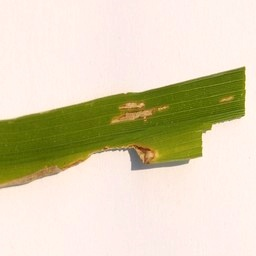
#> input picture dataset/leaf_training/bad_bacterial_blight/bacterial_blight_leaf_1_contrast.jpg, 256 x 256 px
$ python -i fast_leaf_predict.py   (imports and definitions only)   (older library calls are emulated)
#> lines starting #> are read from the running program, lines starting #| are printed output that depends on the picture; after the words box and inside, x2 and y2 are one past the last pixel; in counts of white or black regions, pixels touching at a corner belong together
#> further down, picture is the input picture: shape (256, 256, 3); mean B, G, R 181.1, 209.4, 218.9
import os
import sys
import json
import pickle
import cv2
import numpy as np

# Load trained Random Forest model
MODEL_PATH = os.path.join(os.path.dirname(__file__), '..', 'models', 'leaf_rf_model.pkl')

# [4 lines not run here, left out]

def extract_features(img):
    img_rgb = cv2.cvtColor(img, cv2.COLOR_BGR2RGB).astype(np.float32) / 255.0
    r = img_rgb[:, :, 0]
    g = img_rgb[:, :, 1]
    b = img_rgb[:, :, 2]

    total = r + g + b + 1e-6
    rn = r / total
    gn = g / total
    bn = b / total
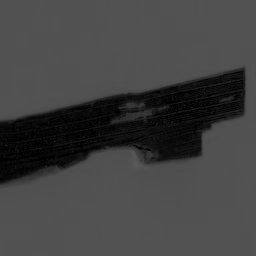
#> bn: shape (256, 256) float32; min 0, max 0.355, mean 0.26

    mean_r = float(np.mean(rn))
#> mean_r = 0.373
    mean_g = float(np.mean(gn))
#> mean_g = 0.366
    mean_b = float(np.mean(bn))
#> mean_b = 0.26
    std_r = float(np.std(rn))
#> std_r = 0.0439
    std_g = float(np.std(gn))
#> std_g = 0.0699
    std_b = float(np.std(bn))
#> std_b = 0.111

    exg = float(np.mean(2 * gn - rn - bn))
#> exg = 0.0994
    exr = float(np.mean(1.4 * rn - gn))
#> exr = 0.156
    ngrdi = float(np.mean((gn - rn) / (gn + rn + 1e-6)))
#> ngrdi = -0.0141
    gli = float(np.mean((2 * gn - rn - bn) / (2 * gn + rn + bn + 1e-6)))
#> gli = 0.0656
    vari = float(np.mean((gn - rn) / (gn + rn - bn + 1e-6)))
#> vari = -0.0339
    chlo_ratio = float(np.mean(gn / (rn + bn + 1e-6)))
#> chlo_ratio = 0.602

    brown_mask = (r > 0.30) & (r > g * 1.1) & (b < 0.35)
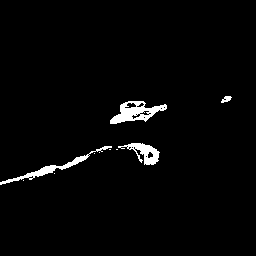
#> brown_mask: shape (256, 256) bool; 2.4% white; 10 white regions (6 under 20 px), largest, box (x1, y1, x2, y2) and area: (110, 101, 167, 124) 630, (0, 146, 112, 185) 484, (118, 143, 160, 165) 394, (221, 96, 232, 103) 46
    brown_ratio = float(np.mean(brown_mask))
#> brown_ratio = 0.0238

    yellow_mask = (r > 0.35) & (g > 0.35) & (b < 0.28) & (np.abs(r - g) < 0.18)
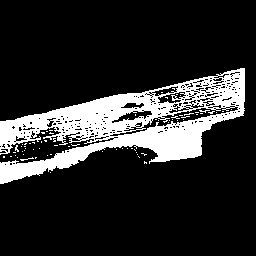
#> yellow_mask: shape (256, 256) bool; 16.9% white; 70 white regions (69 under 20 px), largest, box (x1, y1, x2, y2) and area: (0, 68, 245, 184) 10803
    yellow_ratio = float(np.mean(yellow_mask))
#> yellow_ratio = 0.169

    green_mask = (g > r * 1.15) & (g > b * 1.15) & (g > 0.25)
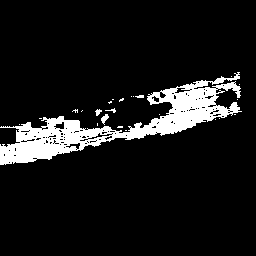
#> green_mask: shape (256, 256) bool; 9.5% white; 24 white regions (19 under 20 px), largest, box (x1, y1, x2, y2) and area: (0, 72, 242, 165) 6024, (101, 114, 109, 125) 45, (95, 109, 102, 116) 28, (135, 95, 144, 98) 21, (105, 108, 116, 113) 21
    green_ratio = float(np.mean(green_mask))
#> green_ratio = 0.0947

    hsv = cv2.cvtColor(img, cv2.COLOR_BGR2HSV).astype(np.float32)
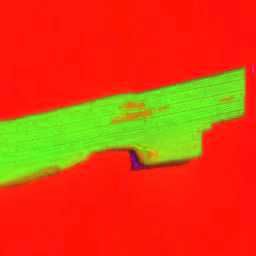
#> hsv: shape (256, 256, 3) float32; mean B, G, R 15.2, 68.3, 221.2
    h_channel = hsv[:, :, 0] / 180.0
    s_channel = hsv[:, :, 1] / 255.0
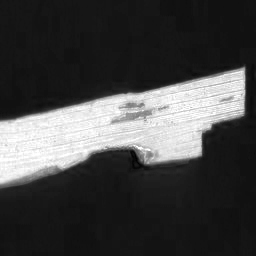
#> s_channel: shape (256, 256) float32; min 0, max 1, mean 0.268
    v_channel = hsv[:, :, 2] / 255.0

    mean_h = float(np.mean(h_channel))
#> mean_h = 0.0846
    mean_s = float(np.mean(s_channel))
#> mean_s = 0.268
    mean_v = float(np.mean(v_channel))
#> mean_v = 0.868
    std_h = float(np.std(h_channel))
#> std_h = 0.0629
    std_s = float(np.std(s_channel))
#> std_s = 0.335

    gray = cv2.cvtColor(img, cv2.COLOR_BGR2GRAY)
    laplacian = cv2.Laplacian(gray, cv2.CV_64F)
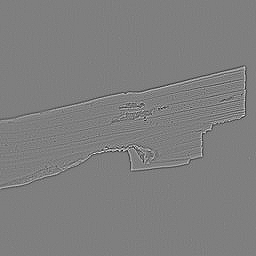
#> laplacian: shape (256, 256) float64; min -183, max 184, mean 0; drawn with min black and max white
    edge_energy = float(np.var(laplacian) / 1000.0)
#> edge_energy = 0.209

    rg_ratio = float(np.mean(rn / (gn + 1e-6)))
#> rg_ratio = 1.03

    return [
        mean_r, mean_g, mean_b,
        std_r, std_g, std_b,
        exg, exr, ngrdi, gli, vari, chlo_ratio,
        brown_ratio, yellow_ratio, green_ratio,
        mean_h, mean_s, mean_v, std_h, std_s,
        edge_energy, rg_ratio
    ]

def predict_leaf(image_path: str):
    if not os.path.exists(image_path):
        return {"error": f"File not found: {image_path}"}

    img = cv2.imread(image_path)
    if img is None:
        return {"error": f"Failed to decode image: {image_path}"}

    feats = extract_features(img)
    X = np.array([feats], dtype=np.float32)

    probs = model.predict_proba(X)[0]
    pred_idx = int(np.argmax(probs))
    pred_class = CLASSES[pred_idx]
    confidence = float(probs[pred_idx])

    # Specific biophysical indicators
    exg = feats[6]
    exr = feats[7]
    brown_ratio = feats[12]
    yellow_ratio = feats[13]
    green_ratio = feats[14]

    result = {
        "predictedClass": pred_class,
        "confidence": round(confidence, 4),
        "isGoodLeaf": (pred_class == 'good_healthy'),
        "biophysicalMetrics": {
            "excessGreenIndex": round(exg, 3),
            "excessRedScorch": round(exr, 3),
            "chlorophyllDominancePct": round(green_ratio * 100, 1),
            "necrosisPct": round(brown_ratio * 100, 1)
        },
        "allClassProbabilities": {
            CLASSES[i]: round(float(probs[i]), 4) for i in range(len(CLASSES))
        }
    }
    return result

# [7 lines not run here, left out]

>>> import cv2
>>> picture = cv2.imread('../dataset/leaf_training/bad_bacterial_blight/bacterial_blight_leaf_1_contrast.jpg')
>>> result = extract_features(picture)
#> result = [0.373, 0.366, 0.26, 0.0439, 0.0699, 0.111, 0.0994, 0.156, -0.0141, 0.0656, -0.0339, 0.602, 0.0238, 0.169, 0.0947, 0.0846, 0.268, 0.868, 0.0629, 0.335, 0.209, 1.03]

$ run again, on dataset/leaf_training/bad_bacterial_blight/bacterial_blight_leaf_3_contrast.jpg
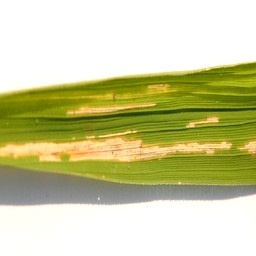
#> input picture dataset/leaf_training/bad_bacterial_blight/bacterial_blight_leaf_3_contrast.jpg, 256 x 256 px
#> picture is the input picture: shape (256, 256, 3); mean B, G, R 156, 203.9, 204.1
#> mean_r = 0.381
#> mean_g = 0.386
#> mean_b = 0.234
#> std_r = 0.0575
#> std_g = 0.0713
#> std_b = 0.125
#> exg = 0.157
#> exr = 0.147
#> ngrdi = 0.00432
#> gli = 0.106
#> vari = 0.00273
#> chlo_ratio = 0.653
#> in extract_features, `brown_mask = (r > 0.30) & (r > g * 1.1) & (b < 0.35)`:
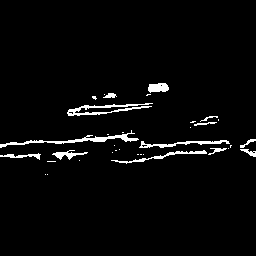
#> brown_mask: shape (256, 256) bool; 3.1% white; 34 white regions (21 under 20 px), largest, box (x1, y1, x2, y2) and area: (0, 130, 139, 148) 448, (67, 103, 153, 116) 382, (139, 140, 230, 148) 255
#> brown_ratio = 0.0315
#> yellow_mask: shape (256, 256) bool; 31.1% white; 13 white regions (12 under 20 px), largest, box (x1, y1, x2, y2) and area: (0, 63, 256, 184) 20368
#> yellow_ratio = 0.311
#> green_mask: shape (256, 256) bool; 3.8% white; 58 white regions (49 under 20 px), largest, box (x1, y1, x2, y2) and area: (28, 108, 256, 132) 1431, (206, 96, 256, 107) 290, (216, 121, 256, 136) 215
#> green_ratio = 0.0381
#> mean_h = 0.112
#> mean_s = 0.332
#> mean_v = 0.813
#> std_h = 0.115
#> std_s = 0.396
#> in extract_features, `laplacian = cv2.Laplacian(gray, cv2.CV_64F)`:
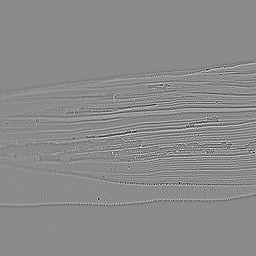
#> laplacian: shape (256, 256) float64; min -193, max 160, mean 0; drawn with min black and max white
#> edge_energy = 0.387
#> rg_ratio = 0.994
#> result = [0.381, 0.386, 0.234, 0.0575, 0.0713, 0.125, 0.157, 0.147, 0.00432, 0.106, 0.00273, 0.653, 0.0315, 0.311, 0.0381, 0.112, 0.332, 0.813, 0.115, 0.396, 0.387, 0.994]

$ run again, on dataset/leaf_training/bad_bacterial_blight/bacterial_blight_leaf_4_contrast.jpg
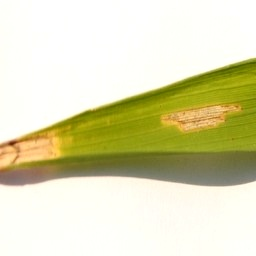
#> input picture dataset/leaf_training/bad_bacterial_blight/bacterial_blight_leaf_4_contrast.jpg, 256 x 256 px
#> picture is the input picture: shape (256, 256, 3); mean B, G, R 182.2, 218.9, 221.2
#> mean_r = 0.372
#> mean_g = 0.368
#> mean_b = 0.261
#> std_r = 0.057
#> std_g = 0.058
#> std_b = 0.112
#> exg = 0.103
#> exr = 0.153
#> ngrdi = -0.00561
#> gli = 0.0703
#> vari = -0.00847
#> chlo_ratio = 0.597
#> in extract_features, `brown_mask = (r > 0.30) & (r > g * 1.1) & (b < 0.35)`:
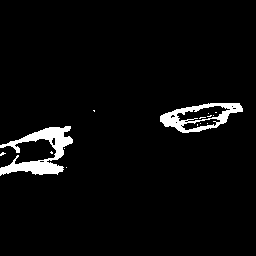
#> brown_mask: shape (256, 256) bool; 3.8% white; 15 white regions (13 under 20 px), largest, box (x1, y1, x2, y2) and area: (0, 126, 73, 176) 1491, (160, 103, 243, 133) 986
#> brown_ratio = 0.0385
#> yellow_mask: shape (256, 256) bool; 22.9% white; 2 white regions (1 under 20 px), largest, box (x1, y1, x2, y2) and area: (5, 59, 256, 172) 15013
#> yellow_ratio = 0.229
#> green_mask: shape (256, 256) bool; 0.06% white in thin lines or dots, all inside (x1, y1, x2, y2) = (129, 62, 256, 103)
#> green_ratio = 0.000565
#> mean_h = 0.148
#> mean_s = 0.247
#> mean_v = 0.872
#> std_h = 0.0575
#> std_s = 0.353
#> in extract_features, `laplacian = cv2.Laplacian(gray, cv2.CV_64F)`:
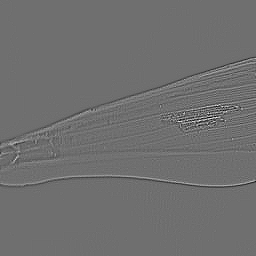
#> laplacian: shape (256, 256) float64; min -115, max 148, mean 0; drawn with min black and max white
#> edge_energy = 0.0902
#> rg_ratio = 1.01
#> result = [0.372, 0.368, 0.261, 0.057, 0.058, 0.112, 0.103, 0.153, -0.00561, 0.0703, -0.00847, 0.597, 0.0385, 0.229, 0.000565, 0.148, 0.247, 0.872, 0.0575, 0.353, 0.0902, 1.01]
